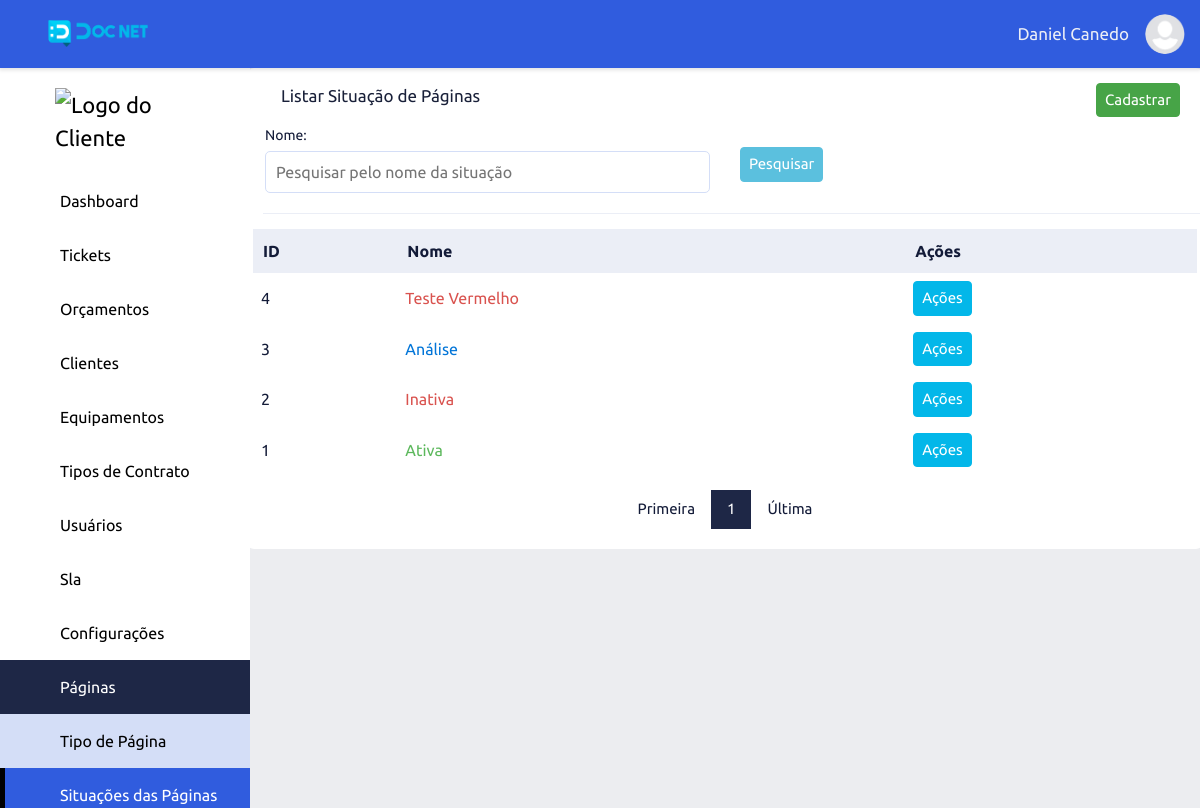
Page /list-sits-pages/index (signed in) on the committed database.
### tables this page shows
CREATE TABLE `adms_levels_pages` (
  `id` int NOT NULL,
  `permission` int NOT NULL DEFAULT '2',
  `order_level_page` int NOT NULL,
  `print_menu` int NOT NULL DEFAULT '2' COMMENT '1 - Apresentar no menu, 2 - Não apresentar no menu',
  `dropdown` int NOT NULL DEFAULT '2' COMMENT '1 - Dropdow , 2 - não dropdow',
  `adms_access_level_id` int NOT NULL,
  `adms_page_id` int NOT NULL,
  `adms_items_menu_id` int NOT NULL DEFAULT '1',
  `created` datetime NOT NULL,
  `modified` datetime DEFAULT NULL
);

CREATE TABLE `adms_pages` (
  `id` int NOT NULL,
  `controller` varchar(220) NOT NULL,
  `metodo` varchar(220) NOT NULL,
  `menu_controller` varchar(220) NOT NULL,
  `menu_metodo` varchar(220) NOT NULL,
  `name_page` varchar(220) NOT NULL,
  `publish` int NOT NULL DEFAULT '2',
  `icon` varchar(45) DEFAULT NULL,
  `obs` text,
  `adms_sits_pgs_id` int NOT NULL DEFAULT '2',
  `adms_types_pgs_id` int NOT NULL,
  `adms_groups_pgs_id` int NOT NULL,
  `created` datetime NOT NULL,
  `modified` datetime DEFAULT NULL
);

CREATE TABLE `adms_items_menus` (
  `id` int NOT NULL,
  `name` varchar(220) NOT NULL,
  `icon` varchar(45) NOT NULL,
  `order_item_menu` int NOT NULL,
  `created` datetime NOT NULL,
  `modified` datetime DEFAULT NULL
);

CREATE TABLE `adms_sits_pgs` (
  `id` int NOT NULL,
  `name` varchar(220) NOT NULL,
  `adms_color_id` int NOT NULL,
  `created` datetime NOT NULL,
  `modified` datetime DEFAULT NULL
);

### app/adms/Controllers/ListSitsPages.php (called while the page is built, shortened)
<?php
class ListSitsPages
{
    private array|string|null $data;
    public function index(string|int|null $page = null): void
    {
        $this->page = (int) $page ? $page : 1;
        $this->dataForm = filter_input_array(INPUT_POST, FILTER_DEFAULT);
        $this->searchName = filter_input(INPUT_GET, 'search_name', FILTER_DEFAULT);
        $listSitsPages = new \App\adms\Models\AdmsListSitsPages();
        if (!empty($this->dataForm['SendSearchSitPage'])) {
            $this->page = 1;
            $listSitsPages->listSearchSitsPages($this->page, $this->dataForm['search_name']);
            $this->data['form'] = $this->dataForm;
        } elseif ((!empty($this->searchName))) {
            $listSitsPages->listSearchSitsPages($this->page, $this->searchName);
            $this->data['form']['search_name'] = $this->searchName;
        } else {
            $listSitsPages->listSitsPages($this->page);
        }
        if ($listSitsPages->getResult()) {
            $this->data['listSitsPages'] = $listSitsPages->getResultBd();
            $this->data['pagination'] = $listSitsPages->getResultPg();
        } else {
            $this->data['listSitsPages'] = [];
            $this->data['pagination'] = "";
        }
        $button = ['add_sits_pages' => ['menu_controller' => 'add-sits-pages', 'menu_metodo' => 'index'],
        'view_sits_pages' => ['menu_controller' => 'view-sits-pages', 'menu_metodo' => 'index'],
        'edit_sits_pages' => ['menu_controller' => 'edit-sits-pages', 'menu_metodo' => 'index'],
        'delete_sits_pages' => ['menu_controller' => 'delete-sits-pages', 'menu_metodo' => 'index']];
        $listBotton = new \App\adms\Models\helper\AdmsButton();
        $this->data['button'] = $listBotton->buttonPermission($button);
        $listMenu = new \App\adms\Models\helper\AdmsMenu();
        $this->data['menu'] = $listMenu->itemMenu();
        $this->data['sidebarActive'] = "list-sits-pages";
        $loadView = new \Core\ConfigView("adms/Views/sitsPages/listSitPages", $this->data);
        $loadView->loadView();
    }
}

### core/ConfigController.php (called while the page is built, shortened)
<?php
class ConfigController extends Config
{
    private string $urlController;
    private string $urlMetodo;
    private string $urlParameter;
    public function __construct()
    {
        if (!empty(filter_input(INPUT_GET, 'url', FILTER_DEFAULT))) {
            $this->url = filter_input(INPUT_GET, 'url', FILTER_DEFAULT);
            $this->urlArray = explode("/", $this->url);
            if (isset($this->urlArray[0])) {
                $this->urlController = $this->slugController($this->urlArray[0]);
            } else {
                $this->urlController = $this->slugController(CONTROLLER);
            }
            if (isset($this->urlArray[1])) {
                $this->urlMetodo = $this->slugMetodo($this->urlArray[1]);
            } else {
                $this->urlMetodo = $this->slugMetodo(METODO);
            }
            if (isset($this->urlArray[2])) {
                $this->urlParameter = $this->urlArray[2];
            } else {
                $this->urlParameter = "";
            }
        } else {
            $this->urlController = $this->slugController(CONTROLLERERRO);
            $this->urlMetodo = $this->slugMetodo(METODO);
            $this->urlParameter = "";
        }
    }
    private function slugController(string $slugController): string
    {
        $this->urlSlugController = $slugController;
        $this->urlSlugController = strtolower($this->urlSlugController);
        $this->urlSlugController = str_replace("-", " ", $this->urlSlugController);
        $this->urlSlugController = ucwords($this->urlSlugController);
        $this->urlSlugController = str_replace(" ", "", $this->urlSlugController);
        return $this->urlSlugController;
    }
    private function slugMetodo(string $urlSlugMetodo): string
    {
        $this->urlSlugMetodo = $this->slugController($urlSlugMetodo);
        $this->urlSlugMetodo = lcfirst($this->urlSlugMetodo);
        return $this->urlSlugMetodo;
    }
    public function loadPage(): void
    {
        $loadPgAdm = new \Core\CarregarPgAdmLevel();
        $loadPgAdm->loadPage($this->urlController, $this->urlMetodo, $this->urlParameter);
    }
}

### index.php (called while the page is built, shortened)
<?php
$home = new Core\ConfigController();
$home->loadPage();

### app/adms/Models/helper/AdmsRead.php (called while the page is built, shortened)
<?php
class AdmsRead extends AdmsConn
{
    private string $select;
    private array $values = [];
    private object $query;
    public function fullRead(string $query, string|null $parseString = null): void
    {
        $this->select = $query;
        if (!empty($parseString)) {
            parse_str($parseString, $this->values);
        }
        $this->exeInstruction();
    }
    private function exeInstruction(): void
    {
        $this->connection();
        try {
            $this->exeParameter();
            $this->query->execute();
            $this->result = $this->query->fetchAll();
        } catch (PDOException $err) {
            $this->result = null;
        }
    }
    private function connection(): void
    {
        $this->conn = $this->connectDb();
        $this->query = $this->conn->prepare($this->select);
        $this->query->setFetchMode(PDO::FETCH_ASSOC);
    }
    private function exeParameter(): void
    {
        if ($this->values) {
            foreach ($this->values as $link => $value) {
                if (($link == 'limit') or ($link == 'offset') or ($link == 'id')) {
                    $value = (int) $value;
                }
                $this->query->bindValue(":{$link}", $value, (is_int($value) ? PDO::PARAM_INT : PDO::PARAM_STR));
            }
        }
    }
}

### app/adms/Models/helper/AdmsConn.php (called while the page is built, shortened)
<?php
abstract class AdmsConn
{
    private string $host = HOST;
    private string $user = USER;
    private string $pass = PASS;
    private string $dbname = DBNAME;
    protected function connectDb(): object
    {
        try {
            $this->connect = new PDO("mysql:host={$this->host};dbname=" . $this->dbname, $this->user, $this->pass);
            return $this->connect;
        } catch (PDOException $err) {
            die("Erro - 001: Por favor tente novamente. Caso o problema persista, entre em contato o administrador " . EMAILADM);
        }
    }
}

### app/adms/Models/helper/AdmsMenu.php (called while the page is built, shortened)
<?php
class AdmsMenu
{
    public function itemMenu(): array|null|bool
    {
        $listMenu = new \App\adms\Models\helper\AdmsRead();
        $listMenu->fullRead(
            "SELECT lev_pag.id AS id_lev_pag, lev_pag.dropdown, lev_pag.adms_page_id,
                        pag.id AS id_pag, pag.menu_controller, pag.menu_metodo, pag.name_page, pag.icon,
                        itm_men.id AS id_itm_men, itm_men.name name_itm_men, itm_men.icon icon_itm_men
                        FROM adms_levels_pages AS lev_pag
                        INNER JOIN adms_pages AS pag ON pag.id=lev_pag.adms_page_id
                        INNER JOIN adms_items_menus AS itm_men ON itm_men.id=lev_pag.adms_items_menu_id
                        WHERE ((lev_pag.adms_access_level_id =:adms_access_level_id)
                        AND (lev_pag.permission = 1))
                        AND print_menu = 1
                        AND adms_sits_pgs_id = 1
                        ORDER BY itm_men.order_item_menu, lev_pag.order_level_page ASC",
            "adms_access_level_id=" . $_SESSION['adms_access_level_id']
        );
        $this->resultBd = $listMenu->getResult();
        if ($this->resultBd) {
            return $this->resultBd;
        } else {
            return false;
        }
    }
}

### app/adms/Models/AdmsListSitsPages.php (called while the page is built, shortened)
<?php
class AdmsListSitsPages
{
    private int $limitResult = 40;
    public function listSitsPages(int $page = null):void
    {
        $this->page = (int) $page ? $page : 1;
        $pagination = new \App\adms\Models\helper\AdmsPagination(URLADM . 'list-sits-pages/index');
        $pagination->condition($this->page, $this->limitResult);
        $pagination->pagination("SELECT COUNT(sit_pgs.id) AS num_result FROM adms_sits_pgs sit_pgs");
        $listSitsPages = new \App\adms\Models\helper\AdmsRead();
        $listSitsPages->fullRead("SELECT sit_pgs.id, sit_pgs.name,
                            col.color
                            FROM adms_sits_pgs AS sit_pgs
                            INNER JOIN adms_colors AS col ON col.id=sit_pgs.adms_color_id
                            ORDER BY sit_pgs.id DESC
                            LIMIT :limit OFFSET :offset", "limit={$this->limitResult}&offset={$pagination->getOffset()}");
    }
}

### app/adms/Views/sitsPages/listSitPages.php (the view, shortened to what this page needs)
<div class="wrapper">
    <div class="row">
        <div class="top-list">
            <span class="title-content">Listar Situação de Páginas</span>
            <div class="top-list-right">
                <?php
                if ($this->data['button']['add_sits_pages']) {
                    echo "<a href='" . URLADM . "add-sits-pages/index' class='btn-success'>Cadastrar</a>";
                }
                ?>
            </div>
        </div>
        <div class="top-list">
            <form method="POST" action="">
                <div class="row-input-search">
                    <?php
                    $search_name = "";
                    ?>
                    <div class="column">
                        <label class="title-input-search">Nome: </label>
                        <input type="text" name="search_name" id="search_name" class="input-search" placeholder="Pesquisar pelo nome da situação" value="<?php echo $search_name; ?>">
                    </div>
                    <div class="column margin-top-search-one">
                        <button type="submit" name="SendSearchSitPage" class="btn-info" value="Pesquisar">Pesquisar</button>
                    </div>
                </div>
            </form>
        </div>
        <div class="content-adm-alert">
        </div>
        <table class="table-list">
            <thead class="list-head">
                <tr>
                    <th class="list-head-content">ID</th>
                    <th class="list-head-content">Nome</th>
                    <th class="list-head-content">Ações</th>
                </tr>
            </thead>
            <tbody class="list-body">
                <?php
                foreach ($this->data['listSitsPages'] as $sitPages) {
                    extract($sitPages);
                ?>
                    <tr>
                        <td class="list-body-content"><?php echo $id; ?></td>
                        <td class="list-body-content">
                            <?php echo "<span style='color: $color'>$name</span>"; ?>
                        </td>
                        <td class="list-body-content">
                            <div class="dropdown-action">
                                <button onclick="actionDropdown(<?php echo $id; ?>)" class="dropdown-btn-action">Ações</button>
                            </div>
                        </td>
                    </tr>
                <?php
                }
                ?>
            </tbody>
        </table>
        <?php echo $this->data['pagination']; ?>
    </div>
</div>

### app/adms/Views/include/menu.php (shortened to what this page needs)
<?php
$sidebar_active = "";
if (isset($this->data['sidebarActive'])) {
    $sidebar_active = $this->data['sidebarActive'];
}
?>
<div class="content">
    <div class="sidebar">
    <div class="logo-adm">
        <?php
        if(!empty ($_SESSION['set_clie'])){
            echo "<img src='" . URLADM . "app/adms/assets/image/logo/clientes/". $_SESSION['emp_user']."/{$_SESSION['logo_emp_prin']}' width='140' alt='Logo do Cliente'>";
        } else{
            echo "<img src='" . URLADM . "app/adms/assets/image/logo/clientes/icon_user.png' width='140' alt='Logo do Cliente'>";
        }
        ?>
    </div>
        <?php
        if ((isset($this->data['menu'])) and ($this->data['menu'])) {
            $count_drop_start = 0;
            $count_drop_end = 0;
            foreach ($this->data['menu'] as $item_menu) {
                extract($item_menu);
                $active_item_menu = "";
                if ($sidebar_active == $menu_controller) {
                    $active_item_menu = "active";
                }
                if ($dropdown == 1) {
                    if ($count_drop_start != $id_itm_men) {
                        if (($count_drop_end == 1) and ($count_drop_start != 0)) {
                            echo "</div>";
                            $count_drop_end = 0;
                        }
                        echo "<button class='dropdown-btn btn-active$id_itm_men'>";
                        echo "<i class='icon $icon_itm_men'></i><span>$name_itm_men</span><i class='fa-solid fa-caret-down'></i>";
                        echo "</button>";
                        echo "<div class='dropdown-container cont-active$id_itm_men'>";
                    }
                    echo "<a href='" . URLADM . "$menu_controller/$menu_metodo' class='sidebar-nav active$id_itm_men $active_item_menu'><i class='icon $icon'></i><span></span>$name_page</a>";
                    $count_drop_start = $id_itm_men;
                    $count_drop_end = 1;
                } else {
                    if ($count_drop_end == 1) {
                        echo "</div>";
                        $count_drop_end = 0;
                    }
                    echo "<a href='" . URLADM . "$menu_controller/$menu_metodo' class='sidebar-nav $active_item_menu'><i class='icon $icon'></i><span></span>$name_page</a>";
                }
            }
        }
        ?>
    </div>

### rows in the picture
adms_levels_pages: adms_page.name_page "Dashboard"
adms_levels_pages: adms_items_menu.name "Tickets"
adms_levels_pages: adms_items_menu.name "Orçamentos"
adms_levels_pages: adms_items_menu.name "Clientes"
adms_levels_pages: adms_items_menu.name "Equipamentos"
adms_levels_pages: adms_items_menu.name "Tipos de Contrato"
adms_levels_pages: adms_items_menu.name "Usuários"
adms_levels_pages: adms_items_menu.name "Sla"
adms_levels_pages: adms_items_menu.name "Configurações"
adms_levels_pages: adms_items_menu.name "Páginas", adms_page.name_page "Tipo de Página"
adms_levels_pages: adms_page.name_page "Situações das Páginas"
adms_sits_pgs: id "4", name "Teste Vermelho"
adms_sits_pgs: id "3", name "Análise"
adms_sits_pgs: id "2", name "Inativa"
adms_sits_pgs: id "1", name "Ativa"

### other values in the picture
$_SESSION['user_nickname'] "Daniel Canedo"
$this->page "1"
